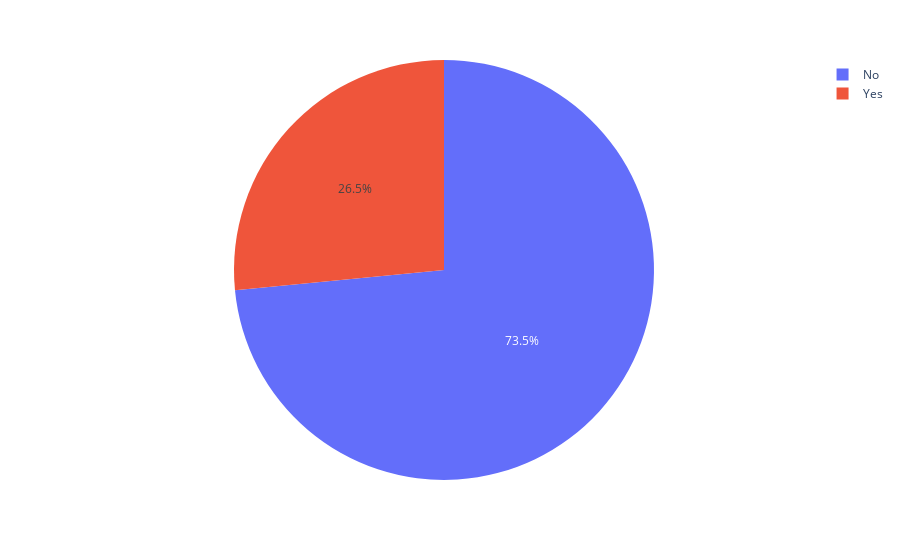

Notebook code for this chart:
### Markdown cell above
# Visualizing and Getting Insights from Data
 
### 1.  About the target

### Code cell
fig = px.pie(df.groupby('Churn Label')['CustomerID'].nunique().reset_index(), 
             values='CustomerID', 
             names='Churn Label')
fig.show()

### Figure 1 — Plotly figure (JSON) as saved in the notebook; plotly's stock layout.template omitted (floating-point values rounded to 4 significant figures)
{"data": [{"domain": {"x": [0, 1], "y": [0, 1]}, "hovertemplate": "Churn Label=%{label}<br>CustomerID=%{value}<extra></extra>", "labels": ["No", "Yes"], "legendgroup": "", "name": "", "showlegend": true, "type": "pie", "values": [5174, 1869]}], "layout": {"legend": {"tracegroupgap": 0}, "margin": {"t": 60}}}
